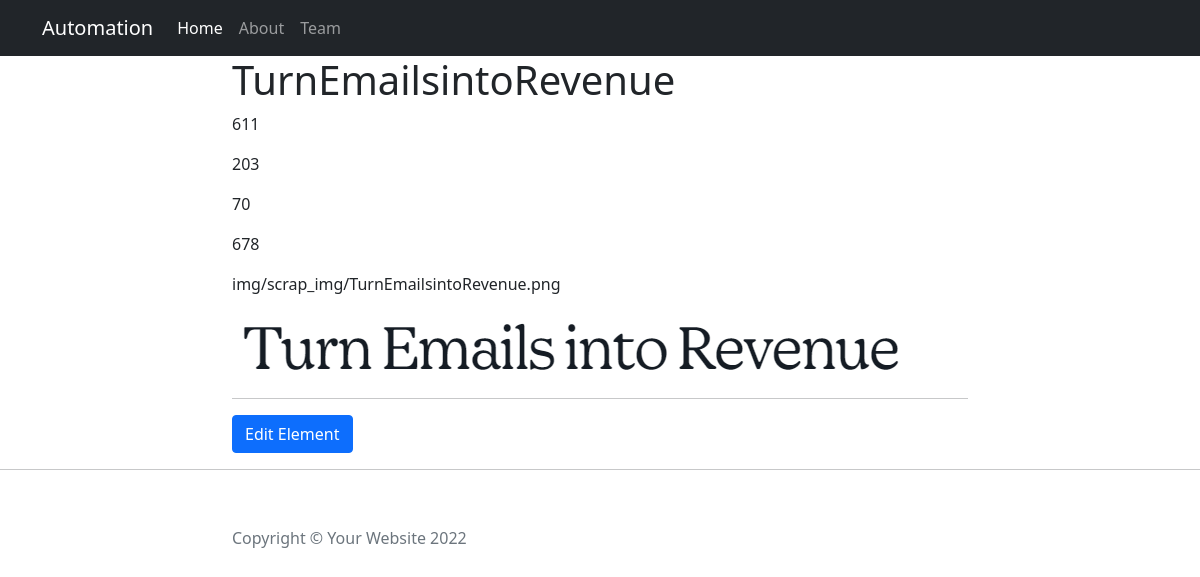
Page /post/7 on the committed database.
### app.py (models this page shows)
class ElementTable(db.Model):
    id = db.Column(db.Integer, primary_key=True)
    name = db.Column(db.String(250))
    x_cod = db.Column(db.Integer)
    y_cod = db.Column(db.Integer)
    height = db.Column(db.Integer)
    width = db.Column(db.Integer)
    img_url = db.Column(db.String(250))
    website = db.Column(db.String(300))

### app.py (the view)
@app.route("/post/<int:element_id>")
def show_element(element_id):
    requested_element = ElementTable.query.get(element_id)
    return render_template("element.html", element=requested_element)

### templates/element.html (shortened to what this page needs)
{% include "header.html" %}
  <header class="masthead" style="background-image: url('{{element.img_url}}')">
    <div class="container">
      <div class="row">
        <div class="col-lg-8 col-md-10 mx-auto">
          <div class="post-heading">
            <h1>Element Details : </h1>
          </div>
        </div>
      </div>
    </div>
  </header>
  <article>
    <div class="container">
      <div class="row">
        <div class="col-lg-8 col-md-10 mx-auto">
            <h1>{{element.name}}</h1>
            <p class="subheading">{{element.x_cod}}</p>
              <p class="subheading">{{element.y_cod}}</p>
              <p class="subheading">{{element.height}}</p>
              <p class="subheading">{{element.width}}</p>
                <p class="subheading">{{element.img_url}}</p>
            <img src="{{ url_for('static', filename=element.img_url) }}" />
          <hr>
           <div class="clearfix">
          <a class="btn btn-primary float-right" href="{{url_for('edit_element', element_id=element.id)}}">Edit Element</a>
        </div>
          </div>
      </div>
    </div>
  </article>
  <hr>
{% include "footer.html" %}

### rows in the picture
ElementTable: name "TurnEmailsintoRevenue", x_cod "611", y_cod "203", height "70", width "678", img_url "img/scrap_img/TurnEmailsintoRevenue.png", img_url (picture)
